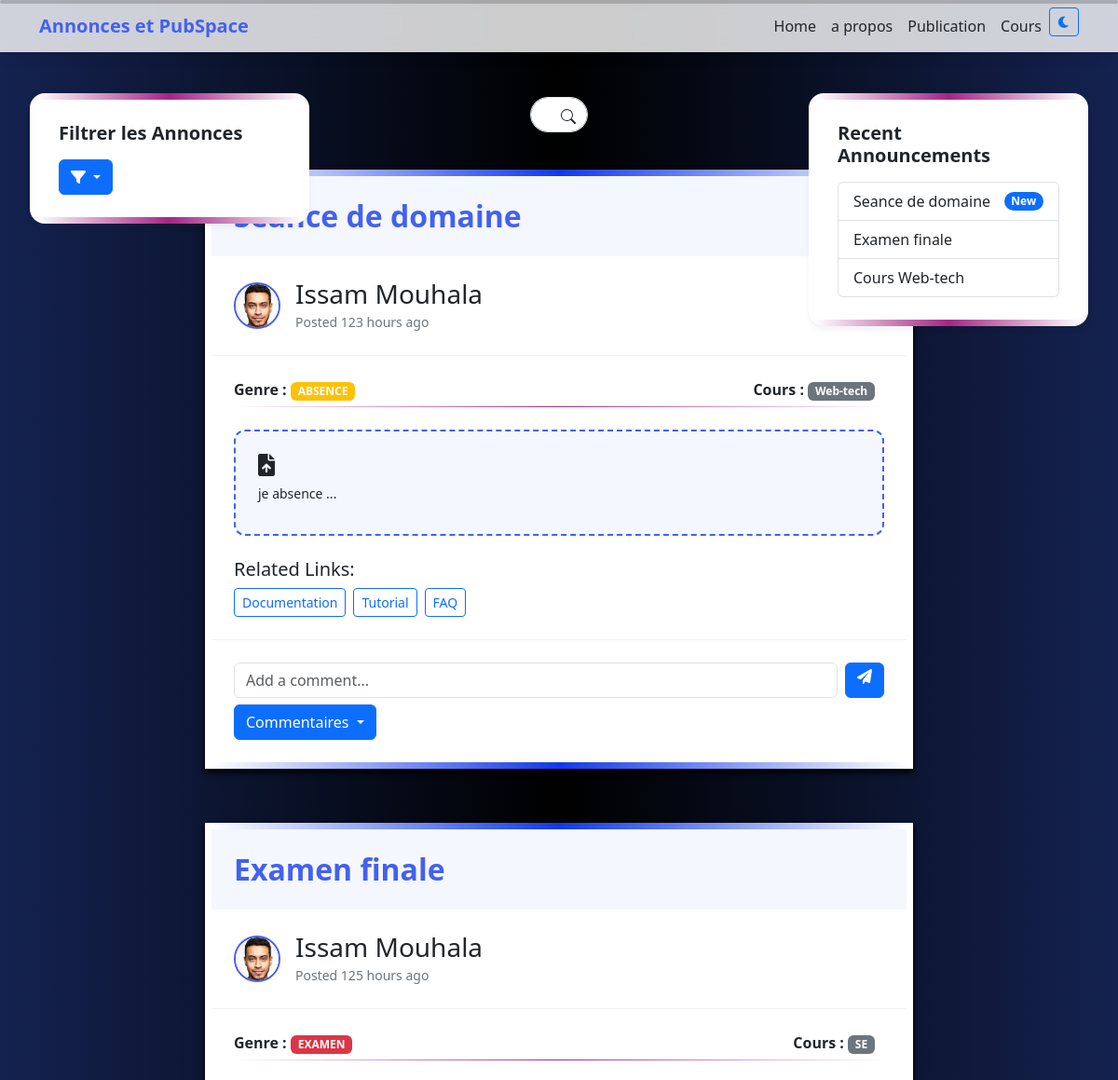
The page /ScholarHub/Publication/index.php (upper part) on the database as committed earlier.
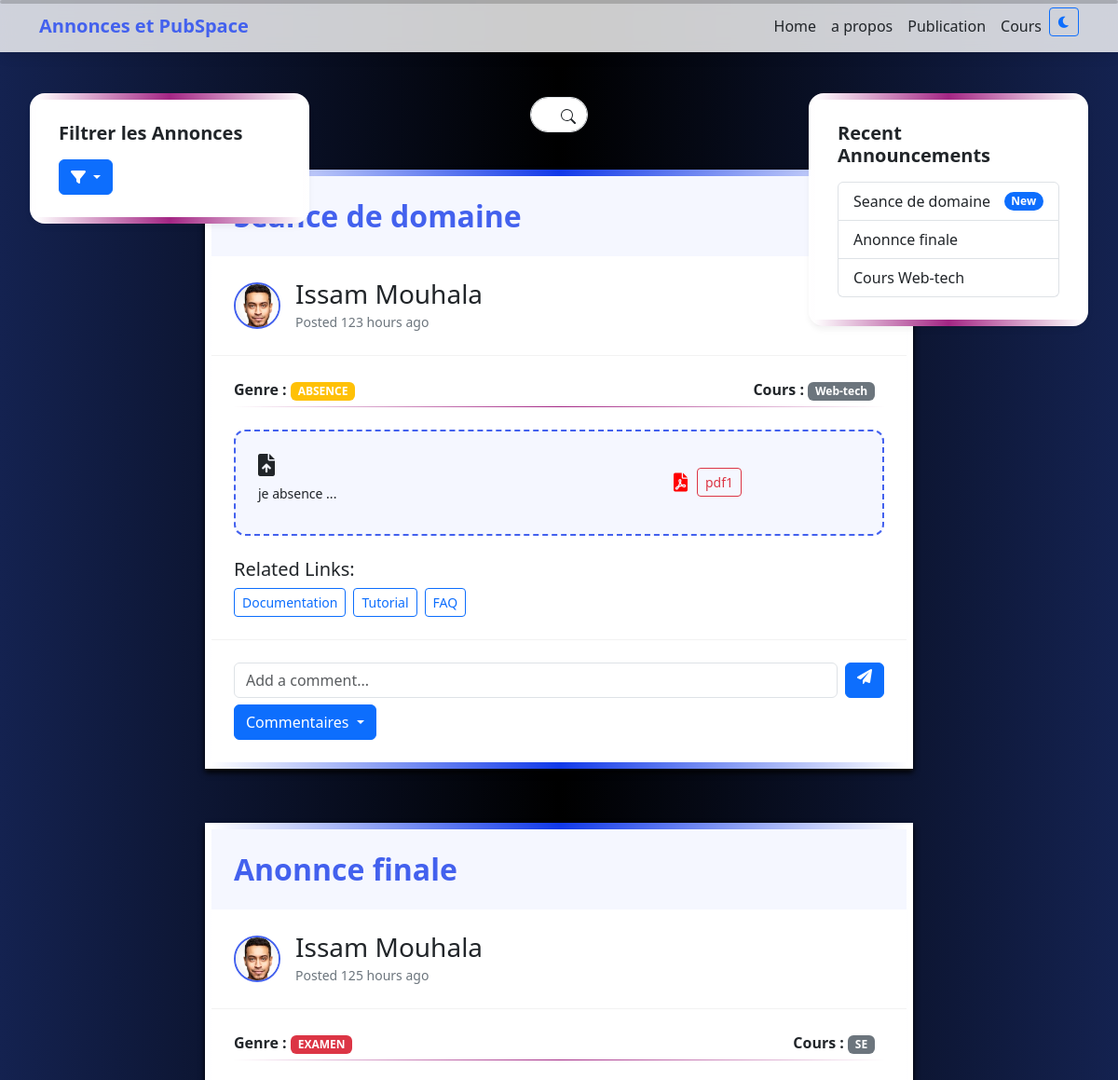
The same page on the database as committed later.
### tables this page shows
CREATE TABLE `annonces` (
  `id` int(11) NOT NULL,
  `title` varchar(255) NOT NULL,
  `description` text NOT NULL,
  `genre` varchar(20) DEFAULT NULL,
  `time` timestamp NOT NULL DEFAULT current_timestamp(),
  `cours` varchar(30) DEFAULT NULL,
  `id_support` blob NOT NULL
);

CREATE TABLE `support` (
  `id` int(11) NOT NULL,
  `id_annonce` int(11) NOT NULL,
  `file` longblob NOT NULL,
  `name` varchar(11) NOT NULL
);

### ScholarHub/Publication/index.php (the view, shortened to what this page needs)
<?php
include '../Base-donnee/index.php';
$sort="time DESC";
$sql = "SELECT id,title,description,genre,time ,cours FROM annonces order by ".$sort;
$result = $conn->query($sql);
$annoces = array();
$genre = array("examen" => "danger", "absence" => "warning", "publication" => "info", "urgent" => "dark","cours"=>"primary");
if ($result->num_rows > 0) {
    while ($row = $result->fetch_assoc()) {
        array_push($annoces, $row);
    }
} else {
    echo "0 results";
}
?>
<!DOCTYPE html>
<html lang="en">
<head>
    <link href="https://cdn.jsdelivr.net/npm/bootstrap@5.3.0/dist/css/bootstrap.min.css" rel="stylesheet" />
    <link rel="stylesheet" href="https://cdnjs.cloudflare.com/ajax/libs/font-awesome/6.0.0/css/all.min.css" />
</head>
<php>
    <nav class="navbar navbar-expand-lg navbar-light bg-light fixed-top">
        <div class="container">
            <a class="navbar-brand fw-bold" href="#" style="color: var(--primary-color)">Annonces et PubSpace
            </a>
            <div class="collapse navbar-collapse" id="navbarNav">
                <ul class="navbar-nav ms-auto">
                    <li class="nav-item">
                        <a class="nav-link" href="../Home/index.html" style="color: var(--text-color)">Home</a>
                    </li>
                    <li class="nav-item">
                        <a class="nav-link" href="../A-propos/index.html" style="color: var(--text-color)">a propos</a>
                    </li>
                    <li class="nav-item">
                        <a class="nav-link active" href="../Publication/index.html"
                            style="color: var(--text-color)">Publication</a>
                    </li>
                    <li class="nav-item">
                        <a class="nav-link" href="../Cours/index.html" style="color: var(--text-color)">Cours</a>
                    </li>
                    <li class="nav-item">
                        <button class="btn btn-sm btn-outline-primary" id="theme-toggle">
                            <i class="fas fa-moon"></i>
                        </button>
                    </li>
                </ul>
            </div>
        </div>
    </nav>
    <main class="container">
        <aside>
            <div class="justify-content-center align-items-center search">
                <div class="position-relative">
                    <input type="text" class="form-control rounded-pill search-bar pe-5" placeholder="Search..."
                        aria-label="Search">
                    <button class="btn position-absolute top-50 end-0 translate-middle-y" type="button">
                    </button>
                </div>
            </div>
        </aside>
        <div class="annonces">
            <?php
            $i=0;
            foreach ($annoces as $annoce) {
                $i++;
                $now = new DateTime();
                $annonce_time = new DateTime($annoce["time"]);
                $interval = $now->diff($annonce_time);
                echo '
                <div  id="' . str_replace(" ", "", $annoce["title"]) . '"></div>
                <div ></div>
    <article class="cadre" id="cadre'.$i.'">
        <h2 class="titre-annonce">' . $annoce["title"] . '</h2>
        <div class="annonce-header">
            <img src="./images/image.png" class="user-avatar" />
            <div>
                <h3 class="mb-0">Issam Mouhala</h3>
                <small id="text-muted">Posted ' . $interval->h + ($interval->days * 24)-1 . ' hours ago</small>
            </div>
        </div>
        <div class="annonce-content">
            <div id="info">
                <div>
                    <strong>Genre :</strong>
                    <span class="badge bg-' . $genre[$annoce["genre"]] . '">' . strtoupper($annoce["genre"]) . '</span>
                </div>
                <div>
                    <strong>Cours :</strong>
                    <span class="badge bg-secondary">' . ucwords($annoce["cours"]). '</span>
                </div>
            </div>
            <div class="content">
            <div>
                <i class="fas fa-file-upload fs-4 mb-2"></i>
                <p class="small mb-2" ">' . $annoce["description"] . '</p>
            </div>
            <div id="pdfs">
            ';
            $sql = "SELECT name ,id FROM support WHERE id_annonce='" . $annoce['id'] . "'";
            $result = $conn->query($sql);
            $pdfs= array();
            if ($result->num_rows > 0) {
                while ($row = $result->fetch_assoc()) {
                    array_push($pdfs, $row);
                }
            }
            foreach ($pdfs as $pdf) {
                 echo '
             <div id="pdf">
                <i class="fa-solid fa-file-pdf"></i>
                    <a href="php/telecharger.php?id=' . $pdf['id'] . '" class="btn btn-sm btn-outline-danger"target="_blank" >'.$pdf['name'].'</a>
                </div>
                ';}
                 echo '
            </div>
            </div>
            <div class="mt-4">
                <h5>Related Links:</h5>
                <div class="d-flex gap-2 flex-wrap">
                    <a href="#" class="btn btn-sm btn-outline-primary">Documentation</a>
                    <a href="#" class="btn btn-sm btn-outline-primary">Tutorial</a>
                    <a href="#" class="btn btn-sm btn-outline-primary">FAQ</a>
                </div>
            </div>
        </div>
        <div class="comment-section">
            <form class="d-flex gap-2" id="add" action="./php/add_comment.php" method="post">
            <input type="hidden" name="id" value="' . $annoce['id'] . '">
                <input type="text" class="form-control" placeholder="Add a comment..." name="content" />
                <input type="submit" id="add_comment" name="comment" class="btn btn-primary">
                    <i class="fas fa-paper-plane btn btn-primary"></i>
            </form>
            <button data-bs-toggle="collapse" data-bs-target="#demo' . $annoce['id'] . '" class="btn btn-primary dropdown-toggle" style="margin-top:7px">Commentaires  </button>
    <div id="demo' . $annoce['id'] . '"  class="collapse demo"  >';
                echo '
        </div>
        </article>
        ';
            }
            ?>
        </div>
    </main>
    <?php
    $sql = "SELECT title FROM annonces order by time DESC limit 3 ";
    $result = $conn->query($sql);
    $annonces = array();
    if ($result->num_rows > 0) {
        while ($row = $result->fetch_assoc()) {
            array_push($annonces, $row);
        }
    }
    ?>
    <aside class="recent-annonce">
        <h5 class="fw-bold mb-3">Recent Announcements</h5>
        <div class="list-group">
            <a href="#<?php echo str_replace(" ", "", $annonces[0]["title"]) ?>"
                class="list-group-item list-group-item-action d-flex justify-content-between align-items-center">
                <?php echo $annonces[0]["title"] ?>
                <span class="badge bg-primary rounded-pill">New</span>
            </a>
            <a href="                               #<?php echo str_replace(" ", "", $annonces[1]["title"]); ?>"
                class="list-group-item list-group-item-action">
                <?php echo $annonces[1]["title"] ?>
            </a>
            <a href=" #<?php echo str_replace(" ", "", $annonces[2]["title"]) ?> " class=" list-group-item
                list-group-item-action">
                <?php echo $annonces[2]["title"] ?>
            </a>
        </div>
    </aside>
    <aside class="filter">
        <form action="index.php" method="get">
            <h5 class="fw-bold mb-3">Filtrer les Annonces</h5>
            <div class="dropdown">
                <button type="button" class="btn btn-primary dropdown-toggle" data-bs-toggle="dropdown">
                    <i class="fa-solid fa-filter"></i>
                </button>
            </div>
        </form>
    </aside>
    </body>
</html>

Rows that differ between the two databases and show on the page:
added support: name "pdf1", shown under annonces "Seance de domaine"
changed annonces "EXAMEN": title "Examen finale" → "Anonnce finale"
